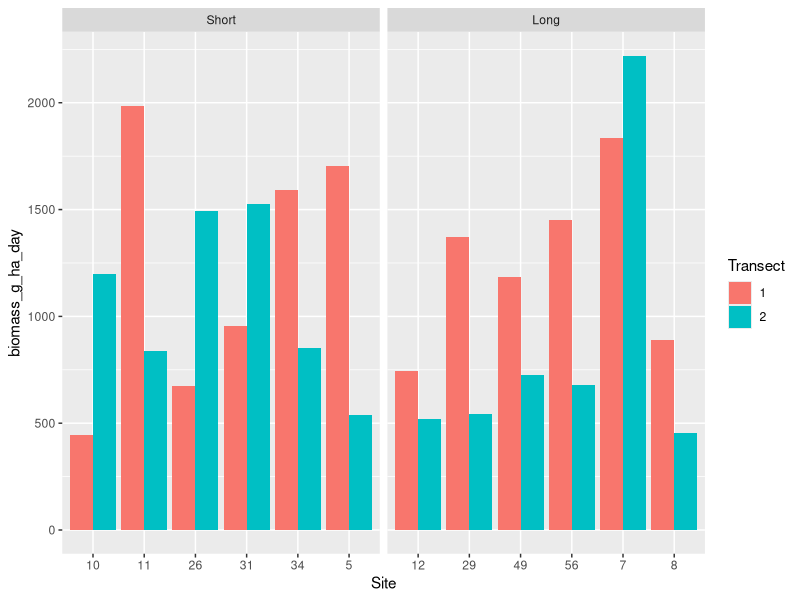
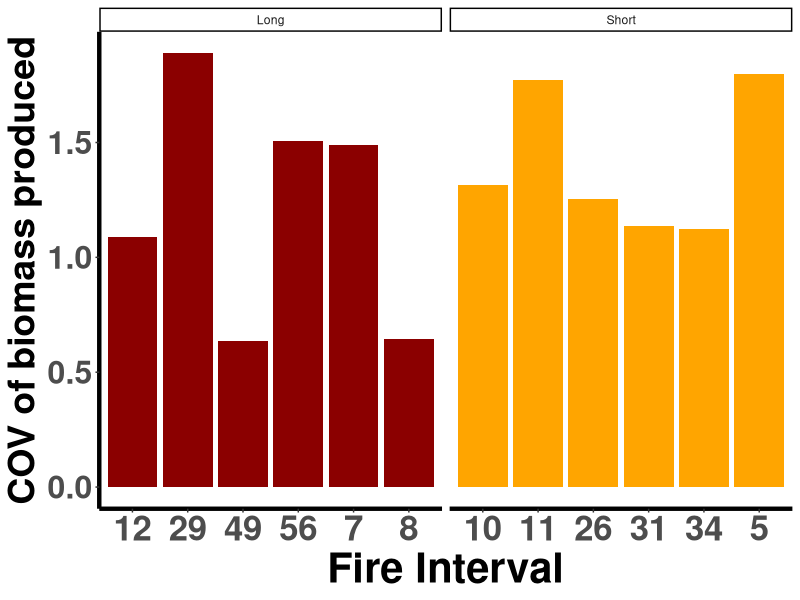
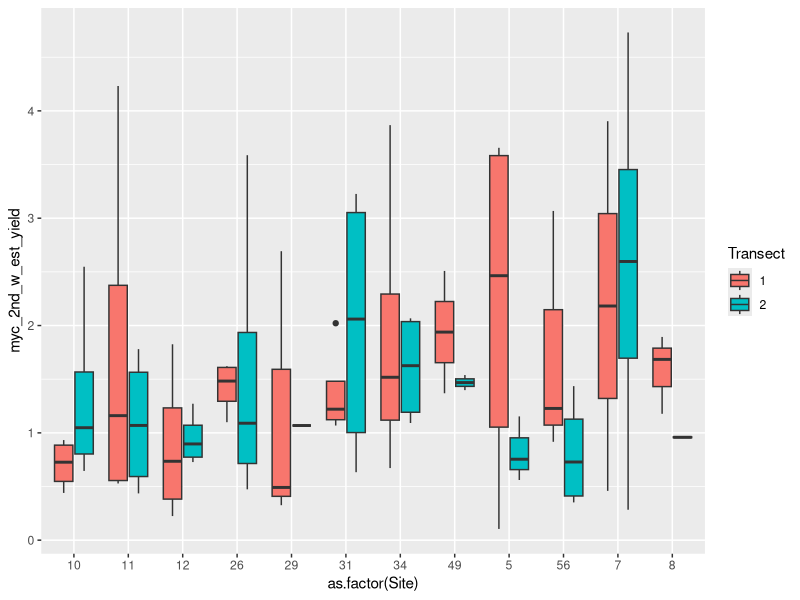

R code for these plots, in order:
# Load required libraries
library(tidyverse)
library(ggplot2)
library(readxl)

# Read in mycorrhizal data from the first sheet of the Excel file
myc_data <- read_excel("Raw_data/Bag_data.xlsx", sheet = 1)
# Convert selected columns to appropriate data types
myc_data <- myc_data %>%
  mutate(
    Tube_myc_w = as.numeric(Tube_myc),
    myc_w = as.numeric(myc),
    resins = as.factor(beads),
    Tube_ID = as.factor(Tube_ID)
  )

# Read in bag data from the second sheet of the same Excel file
bag_data <- read_excel("Raw_data/Bag_data.xlsx", sheet = 2)
# Convert selected columns to appropriate data types
bag_data <- bag_data %>%
  mutate(
    Location = as.factor(Location),
    Tube_ID = as.factor(Tube_ID),
    Site = as.factor(Site),
    Transect = as.factor(Transect),
    Res_nute_sub_w = as.numeric(Nutrient_sub),
    Res_remain_w = as.numeric(Bead_weight)
  )
#calc average recovery of bags
 bag_data %>%
  mutate(total_resin_w = rowSums(across(c(Res_nute_sub_w, Res_remain_w)), na.rm = TRUE)) %>%
  summarise(
    mean_total_resin_w = mean(total_resin_w, na.rm = TRUE),
    se_total_resin_w = sd(total_resin_w, na.rm = TRUE) / sqrt(n()),
    range_total_resin_w = range(total_resin_w, na.rm = TRUE),)
  
  
# Consolidate replicate A and B samples at each location into one unit
bag_data <- bag_data %>%
  group_by(Tube_ID,Site,Transect,Location) %>%
  summarise(
    harvest_date = first(harvest_date),
    Res_nute_sub_w = sum(Res_nute_sub_w, na.rm = TRUE),#this is a sum here now
    Res_remain_w = sum(Res_remain_w, na.rm = TRUE),
    notes = paste(notes, collapse = " | "),
    roots_in_sample = paste(roots_in_sample, collapse = " | "),
    Damage = paste(Damage, collapse = " | "),
    Missing = paste(Missing, collapse = " | "),
    Before_root.hyphae = first(Before_root.hyphae),
    dirt_in_sample = if_else(any(dirt_in_sample == 'y', na.rm = TRUE), 'y', NA_character_),
    mass_loss = first(mass_loss)
  ) %>%
  #remove the sample that is a combination of 11-1-16 and 11-2-16 because of processing error
  filter(Tube_ID!= 84)
#Samples 29-1-33 and samples 56-1-16 had both bags damaged so there was no biomass collected from these samples

library(writexl)
write.csv(bag_data, file='Processed_data/bag_data.csv')


# Merge bag and mycorrhizal data by Tube_ID
bag_myc <- left_join(bag_data%>%mutate(Tube_ID=as.factor(Tube_ID)), myc_data, by = 'Tube_ID') %>%
  group_by(Site, Transect, Location) %>%
  mutate(Res_total_bag= Res_nute_sub_w+Res_remain_w)%>%
  ungroup()

# Read second round weight data for DNA and CNP measurements, excluding "total" column
Myc_2nd_round_weight <- read_excel("Raw_data/Stoich/DW_subsample_DNA_CNP.xlsx", 
                                   sheet = "Sheet2")[, -2]  %>%
  mutate(Tube_ID = as.factor(Tube_ID))

# Merge second round weight data into bag_myc
bag_myc <- left_join(bag_myc, Myc_2nd_round_weight %>%
                       mutate(myc_2nd_w = rowSums(select(., DNA, Chem), na.rm = TRUE)) %>%
                       select(Tube_ID, myc_2nd_w), by = 'Tube_ID')

dat_temp<-bag_myc%>%group_by(Site,Transect,Location) %>%
  summarise(Res_total_Location = sum(Res_total_bag, na.rm = TRUE),
            myc_2nd_w=sum(myc_2nd_w),
            Res_remain_w=sum(Res_remain_w))

#this is calculated from average bag weight of undeployed bags in bag_weight_vol.R
initial_bag_w<-15.1257*2
dry_bag_w= 7.088*2
#this has to be the same as Site 29 T1 and added for S29 T2
undamaged_bag_weight_Site_29<- 27.6
  
# Calculate undamaged bag averages
bag_avg_undamaged <- bag_myc %>%
  #remove missing or damaged bags
  filter(!str_detect(Damage, 'moderate|extreme|major') | str_detect(Missing, 'y')) %>%
  #remove samples with only one bag,locations over 20g because it seems like the weight where the bags arent damaged
  filter(Res_total_bag > 20) %>%
  group_by(Site, Transect) %>%
  summarise(mean_undam_resin_w = mean(Res_total_bag, na.rm = TRUE)) %>%
  ungroup() %>%
  add_row(Site = "29", Transect = "2", mean_undam_resin_w = undamaged_bag_weight_Site_29)

#here I am calculating the amount of biomass of myc from each location accounting for variation in soil moisture from each site
corrected_myc<-left_join(dat_temp,bag_avg_undamaged)%>%
  #(initial bag weight saturated * amount Resin collected per Location)/ avg weight of resins per location at each transect
  mutate(resin_mass_est = (initial_bag_w * Res_total_Location) / mean_undam_resin_w,
         myc_2nd_w_per_bead= (myc_2nd_w / resin_mass_est),
         myc_2nd_w_est_yield= myc_2nd_w_per_bead*initial_bag_w)

# moisture_content<-left_join(dat_temp,bag_avg_undamaged)%>%
#   mutate(moist_P=(mean_undam_resin_w-dry_bag_w)/dry_bag_w)%>%
#   ungroup()%>%
#   summarise(
#     mean_moist_P = mean(moist_P, na.rm = TRUE)*100,
#     se_moist_P = sd(moist_P, na.rm = TRUE)*100 / sqrt(n())
#   )
# 
# 
# moisture_content

#second thoughts
corrected_myc<-left_join(dat_temp,bag_avg_undamaged)%>%
  mutate(myc_w_per_bead= (myc_2nd_w / Res_remain_w), #hyph per resin harvested
         hypo_bag= initial_bag_w/(initial_bag_w/mean_undam_resin_w),# this accounts for the change in water weight from when we installed to harvested based on average undamaged bags
           # this is what a hypothetical bag should have weighed
         myc_2nd_w_est_yield= hypo_bag*myc_w_per_bead) # here we multiply the amount of hyphae harvested per a resin by the amount of resins in a hypothetical bag













#Site info data
Site_Info <- read_excel("Raw_data/Site_Data/Site.Info.xlsx") %>%
  select('1st_Soil_Sample', Bag_Install, Site, Pair, Latitude,Longitude) %>%
  mutate(Site = gsub('ABS00|ABS0', "", Site)) %>%
  distinct() %>%
  group_by(Pair) %>%
  mutate(Site_Pair = paste(sort(unique(Site)), collapse = "-")) %>%
  ungroup()


# Merge all site data into one final dataset
site_data <- left_join(bag_data%>%select(Tube_ID,Site,Transect,Location,harvest_date), Site_Info)%>%
# Convert dates and calculate days installed
  mutate(
    harvest_date = as_date(harvest_date),
    Bag_Install = as_date(Bag_Install),
    Days_Installed = as.integer(harvest_date - Bag_Install)
  ) %>%
  arrange(Site, Days_Installed)

mean(site_data$Days_Installed)
sd(site_data$Site)
site_data %>%ungroup()%>%
  summarise(
    Days_Installed = mean(Days_Installed),
    SE =sqrt(n())
  )


site_data$Tube_ID[site_data$Tube_ID == 11] <- 8
#Tube 8 and 11 come from the same location, I treated them separately, but should have combined them, here I am removing Tube 11 and only using Tube 8
#I have left the tubes as they are until here to sum the total biomass harvested from each tube
#Then I get rid of the duplicate row
site_data<-site_data%>%distinct()

# Log transformations and biomass calculations
Bag_Site <- left_join(corrected_myc,site_data) %>%
  mutate(
    log10_myc_2nd_w_est_yield = log10(myc_2nd_w_est_yield),
    Biomass_day = myc_2nd_w_est_yield / Days_Installed,
    log10_biomass_day = log10(Biomass_day),
    biomass_g_ha_day = Biomass_day * (1e+06 / 15),  # Convert to g/ha/day see lines below
  )
#g/hectare:
#10,000 m^2 ×0.1 m= 1,000 m^3 
#1,000m^3 x (x mg /15cm^3) x (1g/1000mg) x 1000kg/ton x 1000g/kg= g/ha
#(1e+06/15)

# Summary of biomass data
Bag_Site %>%
  summarise(all_mean = mean(biomass_g_ha_day, na.rm = TRUE))


# Load and process vegetation and site information data
VEG_Transect <- read_excel("Raw_data/Site_Data/ABS.MER.fielddata.Feb.2023_R.PROCESSED.VEG.COVER_ALL.xlsx", 
                                sheet = "Transect.Level_Data") %>%
  mutate(
    Site = gsub('ABS00|ABS0', "", Site),
    Transect = gsub('T', "", Transect)
  )
# Read in nutrient data
Nutrients.Sites.T <- read_excel('Processed_data/Nutrients_Transect_level.xlsx')

Bag_Site<-Bag_Site%>%
  left_join(VEG_Transect)%>%
  left_join(Nutrients.Sites.T)

#Set Factor Order
Bag_Site$Fire.Interval<-factor(Bag_Site$Fire.Interval, levels = c('Short','Long'))
Bag_Site$Fire.Severity<-factor(Bag_Site$Fire.Severity, levels = c('Low','High'))

# Plot biomass by site and transect
Bag_Site %>%
  ggplot(aes(x = Site, y = biomass_g_ha_day)) +
  geom_col(aes(fill = Transect), position = "dodge") +
  facet_grid(~Fire.Interval, scales = "free_x")



# CV of bag weights by site
Site.variation <- Bag_Site %>%
  group_by(Site) %>%
  summarise(
    mean_wt = mean(myc_2nd_w_est_yield, na.rm = TRUE), 
    sd_wt = sd(myc_2nd_w_est_yield, na.rm = TRUE)
  ) %>%
  mutate(cov_wt = sd_wt / mean_wt) %>%
  ungroup() %>%
  mutate(mean_CV = mean(cov_wt)) %>%
  left_join(VEG_Transect %>% select(Site, Fire.Interval, Fire.Severity))

# Plot variation by fire interval and biomass
interval_colors <- c("Long" = "darkred", "Short" = "orange")
Site.variation %>%
  ggplot(aes(x = Site, y = cov_wt)) +
  geom_col(aes(fill = Fire.Interval)) +
  facet_grid(~Fire.Interval, scales = "free") +
  labs(x = "Fire Interval", y = "COV of biomass produced") +
  scale_fill_manual(values = interval_colors) +
  theme_classic() +
  theme(
    axis.text.x = element_text(hjust = 0.5, size = 25, face = "bold"),
    axis.text.y = element_text(size = 23, face = "bold"),
    axis.title.x = element_text(size = 30, face = "bold"),
    axis.title.y = element_text(size = 27, face = "bold"),
    axis.line = element_line(linewidth = 1.5),
    legend.position = 'none'
  )

# Boxplot of Second Weight Yield across sites
Bag_Site %>%
  ggplot() +
  geom_boxplot(aes(x = as.factor(Site), y = myc_2nd_w_est_yield, fill = Transect))



write.csv(Bag_Site, file='Processed_data/All_Bag_Site_Info.csv',row.names = FALSE)
